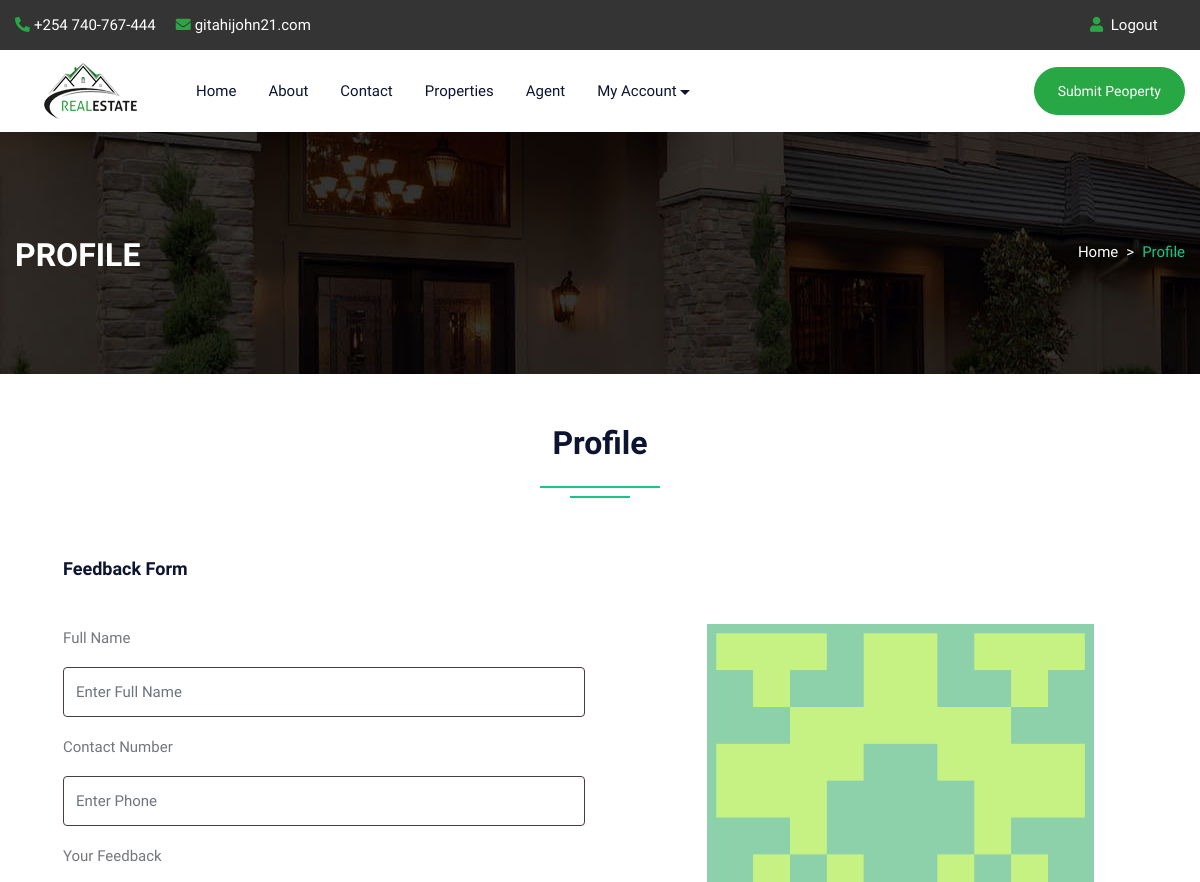
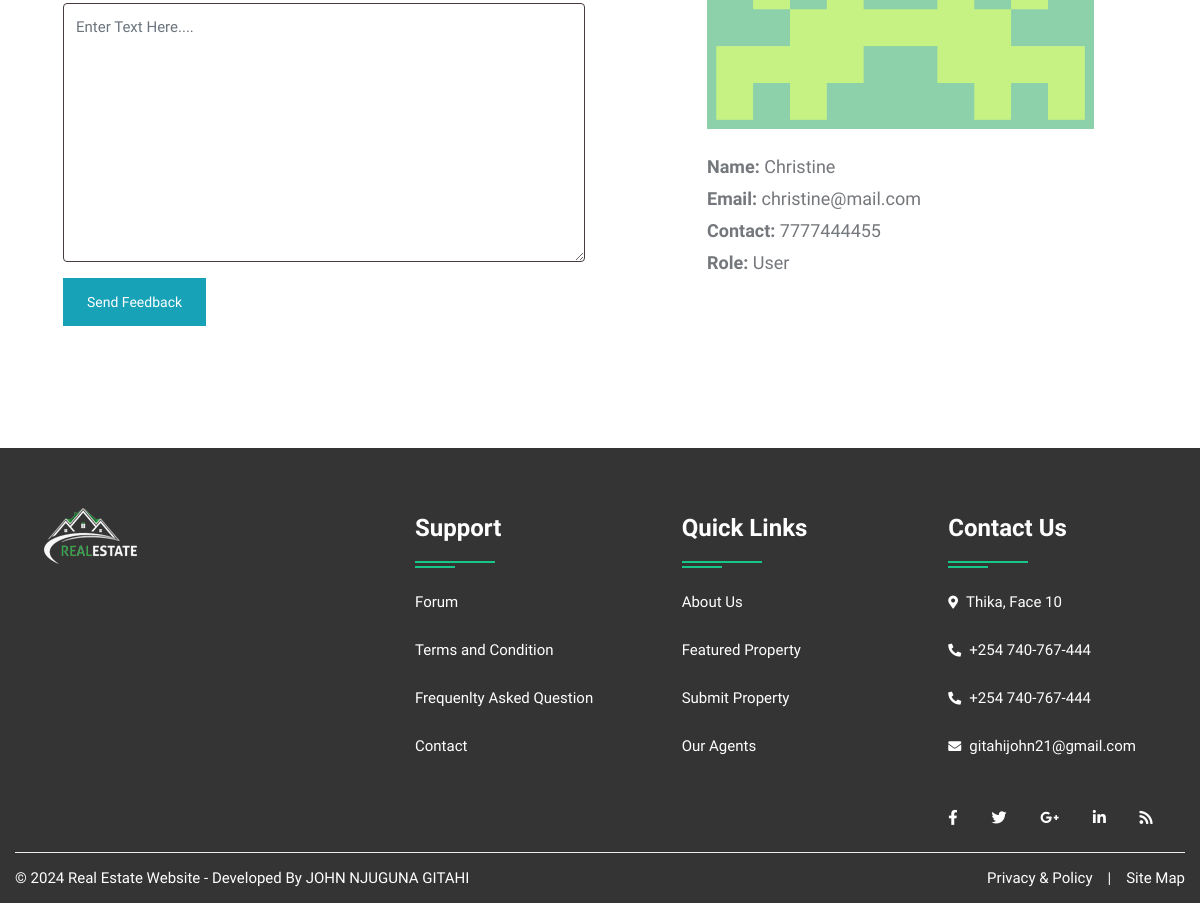
The page /profile.php (signed in) on the database its author committed (2 pictures, top to bottom).
### tables this page shows
CREATE TABLE `user` (
  `uid` int(50) NOT NULL,
  `uname` varchar(100) NOT NULL,
  `uemail` varchar(100) NOT NULL,
  `uphone` varchar(20) NOT NULL,
  `upass` varchar(50) NOT NULL,
  `utype` varchar(50) NOT NULL,
  `uimage` varchar(300) NOT NULL
);

### profile.php (the view, shortened to what this page needs)
<!DOCTYPE html>
<html lang="en">
<head>
<link rel="stylesheet" type="text/css" href="css/bootstrap.min.css">
<link rel="stylesheet" type="text/css" href="css/bootstrap-slider.css">
<link rel="stylesheet" type="text/css" href="css/jquery-ui.css">
<link rel="stylesheet" type="text/css" href="css/layerslider.css">
<link rel="stylesheet" type="text/css" href="css/color.css">
<link rel="stylesheet" type="text/css" href="css/owl.carousel.min.css">
<link rel="stylesheet" type="text/css" href="css/font-awesome.min.css">
<link rel="stylesheet" type="text/css" href="fonts/flaticon/flaticon.css">
<link rel="stylesheet" type="text/css" href="css/style.css">
<link rel="stylesheet" type="text/css" href="css/login.css">
</head>
<body>
<div id="page-wrapper">
    <div class="row">
		<?php include("include/header.php");?>
        <div class="banner-full-row page-banner" style="background-image:url('images/breadcromb.jpg');">
            <div class="container">
                <div class="row">
                    <div class="col-md-6">
                        <h2 class="page-name float-left text-white text-uppercase mt-1 mb-0"><b>Profile</b></h2>
                    </div>
                    <div class="col-md-6">
                        <nav aria-label="breadcrumb" class="float-left float-md-right">
                            <ol class="breadcrumb bg-transparent m-0 p-0">
                                <li class="breadcrumb-item text-white"><a href="#">Home</a></li>
                                <li class="breadcrumb-item active">Profile</li>
                            </ol>
                        </nav>
                    </div>
                </div>
            </div>
        </div>
        <div class="full-row">
            <div class="container">
                    <div class="row">
						<div class="col-lg-12">
							<h2 class="text-secondary double-down-line text-center">Profile</h2>
                        </div>
					</div>
                <div class="dashboard-personal-info p-5 bg-white">
                    <form action="#" method="post">
                        <h5 class="text-secondary border-bottom-on-white pb-3 mb-4">Feedback Form</h5>
                        <div class="row">
                            <div class="col-lg-6 col-md-12">
                                <div class="form-group">
                                    <label for="user-id">Full Name</label>
                                    <input type="text" name="name" class="form-control" placeholder="Enter Full Name">
                                </div>
                                <div class="form-group">
                                    <label for="phone">Contact Number</label>
                                    <input type="number" name="phone"  class="form-control" placeholder="Enter Phone" maxlength="10">
                                </div>
                                <div class="form-group">
                                    <label for="about-me">Your Feedback</label>
                                    <textarea class="form-control" name="content" rows="7" placeholder="Enter Text Here...."></textarea>
                                </div>
                                <input type="submit" class="btn btn-info mb-4" name="insert" value="Send Feedback">
                            </div>
							</form>
                            <div class="col-lg-1"></div>
                            <div class="col-lg-5 col-md-12">
								<?php
									$uid=$_SESSION['uid'];
									$query=mysqli_query($con,"SELECT * FROM `user` WHERE uid='$uid'");
									while($row=mysqli_fetch_array($query))
									{
								?>
                                <div class="user-info mt-md-50"> <img src="admin/user/<?php echo $row['6'];?>" alt="userimage">
                                    <div class="font-18">
                                        <div class="mb-1 text-capitalize"><b>Name:</b> <?php echo $row['1'];?></div>
                                        <div class="mb-1"><b>Email:</b> <?php echo $row['2'];?></div>
                                        <div class="mb-1"><b>Contact:</b> <?php echo $row['3'];?></div>
										<div class="mb-1 text-capitalize"><b>Role:</b> <?php echo $row['5'];?></div>
                                    </div>
									<?php } ?>
                                </div>
                            </div>
                        </div>
                </div>
            </div>
        </div>
		<?php include("include/footer.php");?>
    </div>
</body>
</html>

### css/color.css (style rules this page uses)
:root { --theme-ordinary-color: #74777b; }
:root { --theme-primary-color: #17c788; }
:root { --theme-secondary-color: #0d1432; }
:root { --theme-white-color: #fff; }
:root { --theme-light-color: #f8f8f8; }
:root { --theme-gray-color: #f5f5f5; }
:root { --theme-footer-color: #091b4b; }
:root { --theme-dark-color: #091b4b; }
:root { --text-light-color: #a3a7af; }
:root { --theme-primary-opacity-color: rgba(11, 191, 141, .8); }
:root { --theme-secondary-opacity-color: rgba(13,20,50,0.7); }
:root { --theme-white-opacity-color: rgba(255, 255, 255, 0.3); }
:root { --theme-dark-opacity-color: rgba(0, 0, 0, 0.5); }
:root { --theme-ordinary-font: 'Muli', sans-serif; }
:root { --theme-highlight-font: 'Comfortaa', cursive; }

### rows shown on the page
user: uimage (picture), uname "Christine", uemail "christine@mail.com", uphone "7777444455", utype "User"
